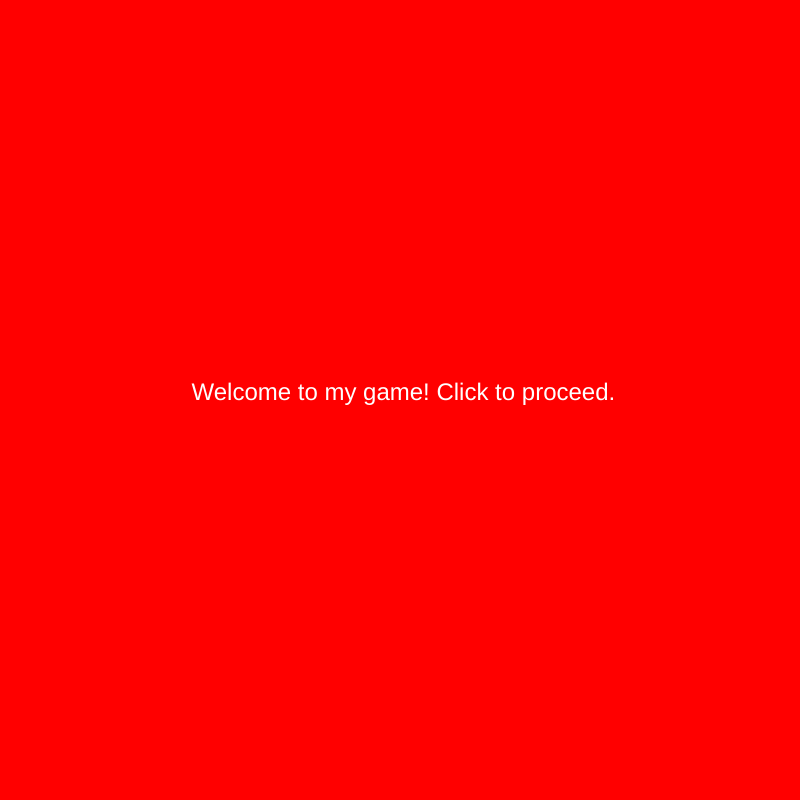
Frame 1 (no input)
Frame 60 (no input): identical to frame 1, image omitted
Frame 120 (the mouse pressed at the canvas centre since frame 60): identical to frame 1, image omitted

The p5.js sketch that drew this single still picture (run headless with seeded random() and noise() and a simulated clock; from frame 60 on, the mouse is pressed at the canvas centre):

// p5.js sketch
// ── sketch.js
var cars = [];
var frogPos;
var myState = 0;
var maxCars = 10;
var maxTimer = 10*60;
var timer = maxTimer;

function setup() {
  // put setup code here
  createCanvas(800, 800);
//spawn cards
for (var i = 0; i < maxCars; i++) {
cars.push(new Car());
}

  frogPos = createVector(400, height - 100);

  textAlign(CENTER);
}

function draw() {

  switch(myState){

case 0: //menu
background('red');
fill('white');
textSize(24);
text(" Welcome to my game! Click to proceed.", width/2, height/2);
break ;

case 1:
game(); // game state
timer = timer - 1;
if (timer <= 0){
  timer = maxTimer;
  myState = 3;
}
break ;

case 2: // win myState
background('yellow');
text("YAY YOU WIN!!", width/2, height/2);
break ;

case 3: // lose
background('purple');
text("BETTER LUCK NEXT TIME LOSER!", width/2, height/2);
break ;

  }
}

function mouseReleased() {
switch(myState){
  case 0:
  myState = 1;
  break ;

  case 2:// win
  //spawn cars
  //reset maxTimer
  timer = maxTimer;
  cars = [] ;
  for (var i = 0; i < maxCars; i++) {
  cars.push(new Car());
  }

  myState = 0;
  break ;

  case 3:// lose
  //reset maxTimer
  timer = maxTimer;
  //spawn carss
  cars = [] ;
  for (var i = 0; i < maxCars; i++) {
  cars.push(new Car());
  }

  myState = 0;
  break ;
}
}



function game(){
// put drawing code here
    background('lightblue');

  for (var i = 0; i < cars.length; i++) {
    cars[i].display();
    cars[i].drive();
    if (cars[i].pos.dist(frogPos) < 50){
      cars.splice(i, 1);

    }
  }

if (cars.length == 0){
  myState = 2 ;
}

  //frog
  fill('green');
  ellipse(frogPos.x, frogPos.y, 50, 50);
   checkForKeys();
}

function checkForKeys() {
  if (keyIsDown(LEFT_ARROW)) frogPos.x -= 5 ;
  if (keyIsDown(RIGHT_ARROW)) frogPos.x += 5 ;
  if (keyIsDown(UP_ARROW)) frogPos.y -= 5 ;
  if (keyIsDown(DOWN_ARROW)) frogPos.y += 5 ;
}



function Car() {
//attributes
this.pos = createVector(random(width), random(height));
this.vel = createVector(random(-5,5), random(-5,5));
this.r = random(255);
this.g = random(255);
this.b = random(255);
//methods
this.display = function() {
  fill(this.r, this.g, this.b);
  rect(this.pos.x, this.pos.y, 30, 30);
}


this.drive = function() {
  this.pos.add(this.vel);
  if(this.pos.x > width) this.pos.x = 0;
  if(this.pos.x < 0) this.pos.x = width;
  if(this.pos.y > height) this.pos.y = 0;
  if(this.pos.y < 0) this.pos.y = height;

}

}
